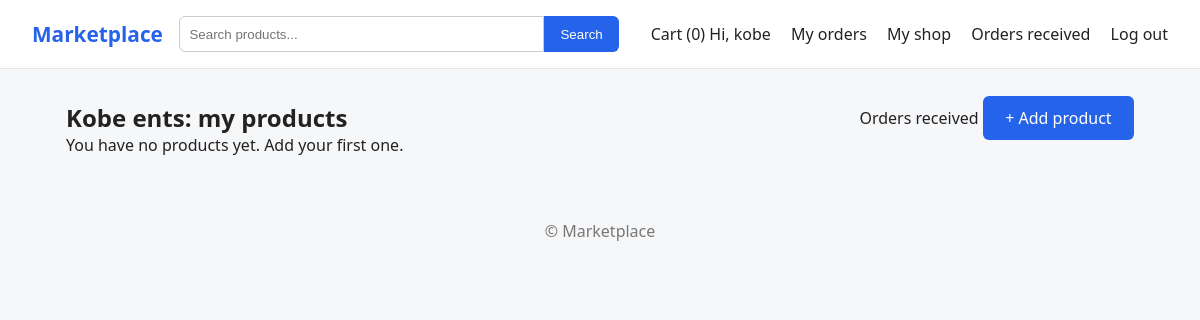
/seller/ (signed in), run on an earlier commit of the app's database.
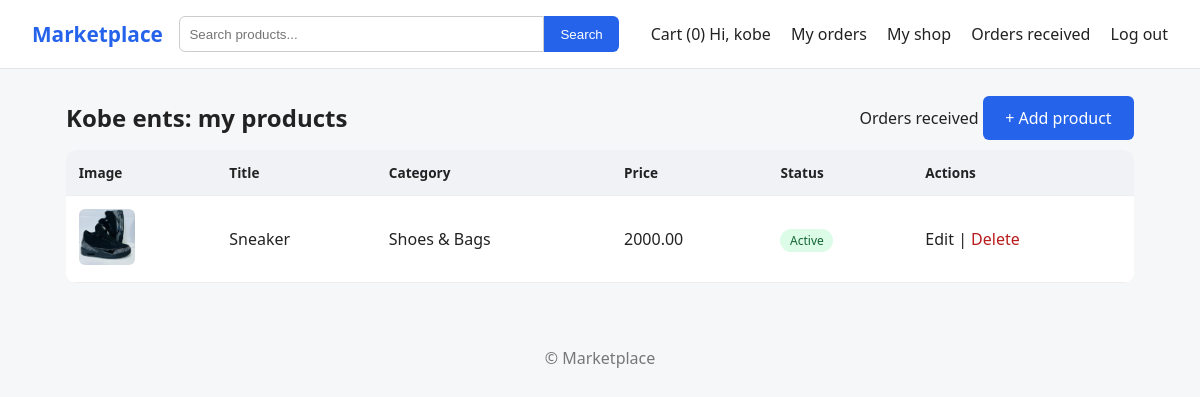
And on a later commit of the database.
### store/models.py (models this page shows, shortened)
class Product(models.Model):
    seller = models.ForeignKey(User, on_delete=models.CASCADE, related_name='products')
    category = models.ForeignKey(Category, on_delete=models.SET_NULL, null=True)
    title = models.CharField(max_length=200)
    description = models.TextField()
    price = models.DecimalField(max_digits=10, decimal_places=2)
    image = models.ImageField(upload_to='products/', blank=True)
    is_active = models.BooleanField(default=True)
    created_at = models.DateTimeField(auto_now_add=True)
    class Meta:
        ordering = ['-created_at']

class Category(models.Model):
    name = models.CharField(max_length=100)
    slug = models.SlugField(unique=True)
    class Meta:
        verbose_name_plural = "categories"
    def __str__(self):
        return self.name

### store/views.py (the view)
# urls.py: path('seller/', views.seller_dashboard, name='seller_dashboard'),
@seller_required
def seller_dashboard(request):
    products = Product.objects.filter(seller=request.user)
    return render(request, 'store/seller_dashboard.html', {'products': products})

### store/cart.py (called while the page is built)
    def __len__(self):
        return sum(self.cart.values())

### store/context_processors.py (called while the page is built)
def cart_count(request):
    return {'cart_count': len(Cart(request))}

### store/views.py (called while the page is built)
def seller_required(view):
    @wraps(view)
    def wrapper(request, *args, **kwargs):
        if not request.user.profile.is_seller:
            messages.info(request, "Open a shop first to start selling.")
            return redirect('become_seller')
        return view(request, *args, **kwargs)
    return login_required(wrapper)

### templates/store/seller_dashboard.html (shortened to what this page needs)
{% extends 'base.html' %}
{% block content %}
 <div class="page-head">
  <h2>{{ user.profile.shop_name }}: my products</h2>
  <div>
    <a href="{% url 'seller_orders' %}">Orders received</a>
    <a href="{% url 'product_create' %}" class="btn">+ Add product</a>
  </div>
</div>
  {% if products %}
    <div class="table-wrap">
      <table class="table">
        <thead>
          <tr><th>Image</th><th>Title</th><th>Category</th><th>Price</th><th>Status</th><th>Actions</th></tr>
        </thead>
        <tbody>
          {% for p in products %}
          <tr>
            <td>{% if p.image %}<img src="{{ p.image.url }}" class="thumb" alt="">{% endif %}</td>
            <td><a href="{% url 'product_detail' p.pk %}">{{ p.title }}</a></td>
            <td>{{ p.category|default:"-" }}</td>
            <td>{{ p.price }}</td>
            <td>{% if p.is_active %}<span class="badge on">Active</span>{% else %}<span class="badge off">Hidden</span>{% endif %}</td>
            <td>
              <a href="{% url 'product_edit' p.pk %}">Edit</a> |
              <a href="{% url 'product_delete' p.pk %}" class="danger">Delete</a>
            </td>
          </tr>
          {% endfor %}
        </tbody>
      </table>
    </div>
  {% else %}
    <p>You have no products yet. <a href="{% url 'product_create' %}">Add your first one</a>.</p>
  {% endif %}
{% endblock %}

What changed in the data, as far as the page shows it:
added Product: image (picture), title "Sneaker", category "Shoes & Bags", price "2000.00", is_active "Active"
Also different on the page:
text no longer shown: "You have no products yet. Add your first one ."
text now shown: "Image Title Category Price Status Actions"
